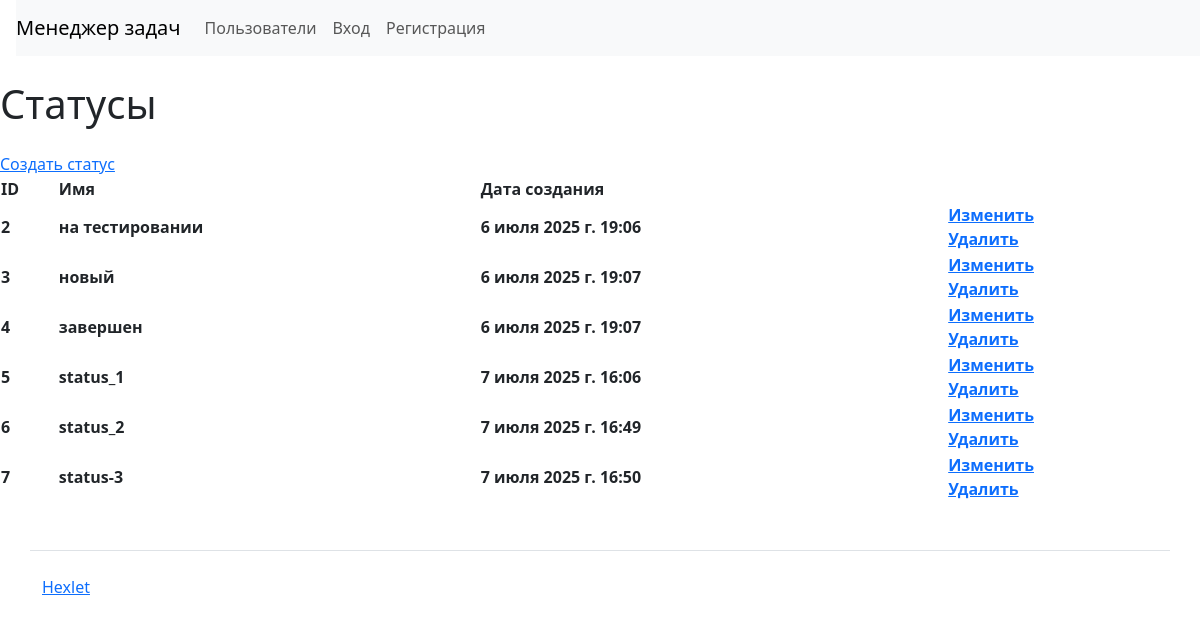
The app's page /statuses/, older data.
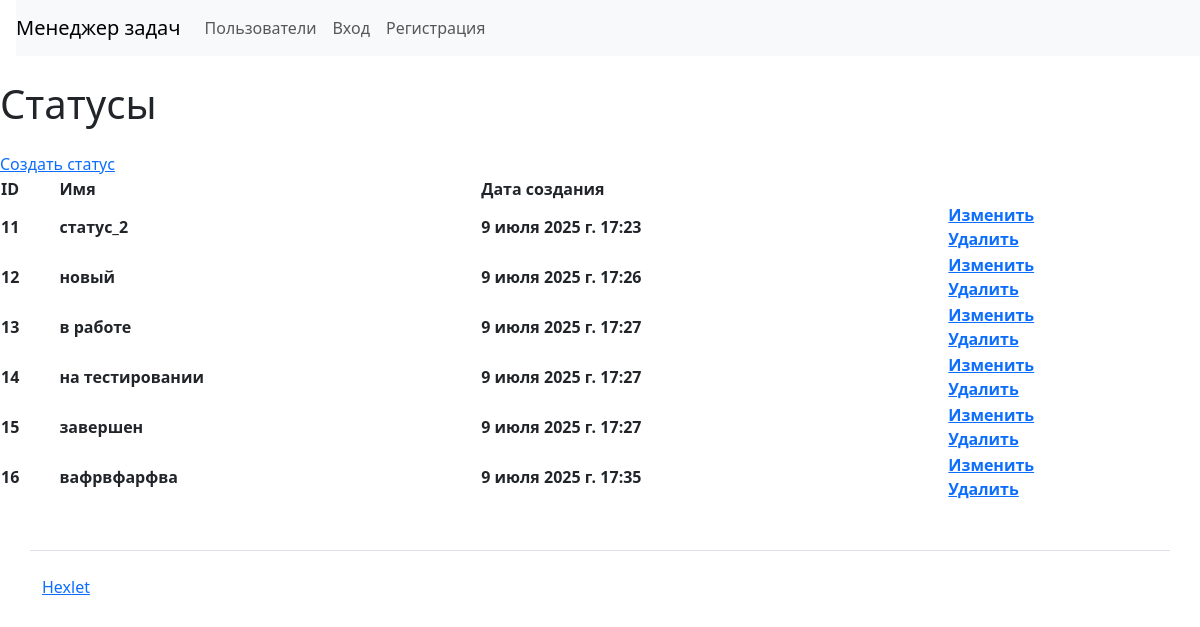
The same page, newer data.
### task_manager/statuses/models.py (models this page shows, shortened)
class StatusesModel(models.Model):
    name = models.CharField(max_length=255)
    author = models.ForeignKey(User, on_delete=models.CASCADE, null=True)
    date_create = models.DateTimeField(auto_now_add=True)

### task_manager/statuses/views.py (the view)
# urls.py: path('', StatusesView.as_view(), name='list_statuses'),
class StatusesView(ListView):
    model = StatusesModel
    template_name = 'statuses/statuses.html'
    context_object_name = 'statuses'

### task_manager/templates/statuses/statuses.html
{% extends "base.html" %}
{% load django_bootstrap5 %}
{% block content %}
<h1 class="my-4">Статусы</h1>
<a href={% url 'create_status' %}>Создать статус</a>
<table>
    <thead>
        <tr>
            <th>ID</th>
            <th>Имя</th>
            <th>Дата создания</th>
        </tr>
    </thead>
    <tbody>
        {% for status in statuses %}
        <tr>
            <th>{{ status.id }}</th>
            <th>{{ status.name }}</th>
            <th>{{ status.date_create }}</th>
            <th>
              <a href={% url 'update_status' status.pk %}>Изменить</a><br>
              <a href={% url 'delete_status' status.pk %}>Удалить</a>
            </th>
        </tr>
        {% endfor %}
    </tbody>
</table>
{% endblock %}

### task_manager/templates/base.html (shortened to what this page needs)
{% load django_bootstrap5 %}
<!DOCTYPE html>
<html lang="ru-ru">
  <head>
    {% bootstrap_css %}
  </head>
  <body class="d-flex flex-column min-vh-100">
    <nav class="navbar navbar-expand-lg navbar-light bg-light ms-3">
      <a class="navbar-brand" href="/">Менеджер задач</a>
  {% if request.user.is_authenticated %}
    <div class="collapse navbar-collapse" id="navbarToggleExternalContent">
    <ul class="navbar-nav mr-auto">
        <li class="nav-item">
            <a class="nav-link" href={% url 'list_users' %}>Пользователи</a>
        </li>
        <li class="nav-item">
            <a class="nav-link" href={% url 'list_statuses' %}>Статусы</a>
        </li>
        <li class="nav-item">
            <a class="nav-link" href={% url 'list_labels' %}>Метки</a>
        </li>
        <li class="nav-item">
            <a class="nav-link" href={% url 'list_tasks' %}>Задачи</a>
        </li>
        <li class="nav-item">
            <a class="nav-link" href={% url 'logout' %}>Выйти</a>
        </li>
    </ul>
    </div>
  {% else %}
    <div class="collapse navbar-collapse" id="navbarToggleExternalContent">
        <ul class="navbar-nav mr-auto">
        <li class="nav-item">
            <a class="nav-link" href={% url 'list_users'  %}>Пользователи</a>
          </li>
        <li class="nav-item">
            <a class="nav-link" href={% url 'login' %}>Вход</a>
        </li>
        <li class="nav-item">
            <a class="nav-link" href={% url 'create_user' %}>Регистрация</a>
        </li>
        </ul>
    </div>
  {% endif %}
    </nav>
    {% block content %}{% endblock %}
    <footer>
      <div class="container my-5 pt-4 border-top">
        <a target="_blank" href="https://ru.hexlet.io">Hexlet</a>
      </div>
    </footer>
  </body>

Row changes from the older to the newer data that the page shows:
removed StatusesModel: id "2", name "на тестировании", date_create "6 июля 2025 г. 19:06"
removed StatusesModel: id "3", name "новый", date_create "6 июля 2025 г. 19:07"
removed StatusesModel: id "4", name "завершен", date_create "6 июля 2025 г. 19:07"
removed StatusesModel: id "5", name "status_1", date_create "7 июля 2025 г. 16:06"
removed StatusesModel: id "6", name "status_2", date_create "7 июля 2025 г. 16:49"
removed StatusesModel: id "7", name "status-3", date_create "7 июля 2025 г. 16:50"
added StatusesModel: id "11", name "статус_2", date_create "9 июля 2025 г. 17:23"
added StatusesModel: id "12", name "новый", date_create "9 июля 2025 г. 17:26"
added StatusesModel: id "13", name "в работе", date_create "9 июля 2025 г. 17:27"
added StatusesModel: id "14", name "на тестировании", date_create "9 июля 2025 г. 17:27"
added StatusesModel: id "15", name "завершен", date_create "9 июля 2025 г. 17:27"
added StatusesModel: id "16", name "вафрвфарфва", date_create "9 июля 2025 г. 17:35"
